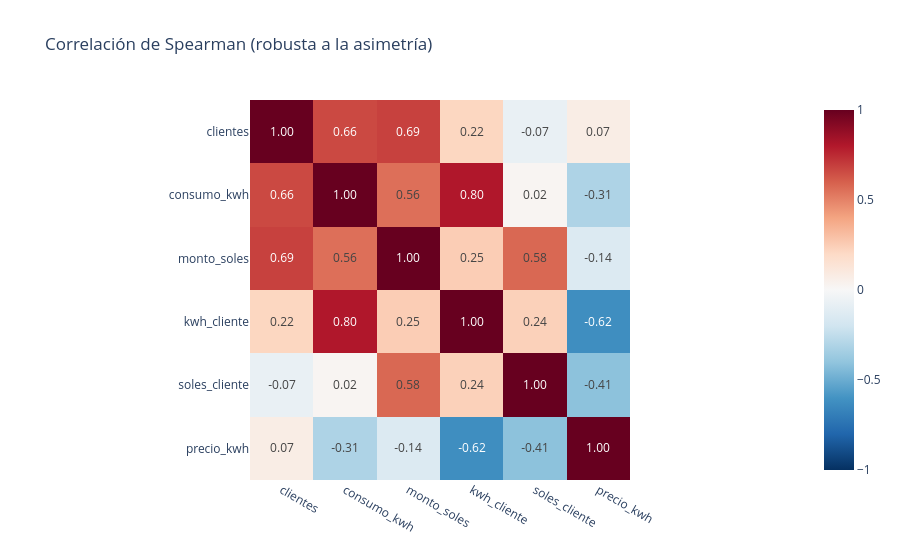

Source (notebook cell):
### Markdown cell above
## 6. Relaciones entre variables

### Code cell
corr_p = df[num].corr(method="pearson")
corr_s = df[num].corr(method="spearman")
fig = px.imshow(corr_s, text_auto=".2f", color_continuous_scale="RdBu_r", zmin=-1, zmax=1,
                title="Correlación de Spearman (robusta a la asimetría)")
fig.show()

### Figure 1 — Plotly figure (JSON) as saved in the notebook; plotly's stock layout.template omitted (floating-point values rounded to 4 significant figures)
{"data": [{"coloraxis": "coloraxis", "hovertemplate": "x: %{x}<br>y: %{y}<br>color: %{z}<extra></extra>", "name": "0", "texttemplate": "%{z:.2f}", "type": "heatmap", "x": ["clientes", "consumo_kwh", "monto_soles", "kwh_cliente", "soles_cliente", "precio_kwh"], "xaxis": "x", "y": ["clientes", "consumo_kwh", "monto_soles", "kwh_cliente", "soles_cliente", "precio_kwh"], "yaxis": "y", "z": [[1.0, 0.6633, 0.6856, 0.2162, -0.07446, 0.07478], [0.6633, 1.0, 0.5551, 0.8042, 0.02074, -0.3121], [0.6856, 0.5551, 1.0, 0.2521, 0.5773, -0.1399], [0.2162, 0.8042, 0.2521, 1.0, 0.2368, -0.6222], [-0.07446, 0.02074, 0.5773, 0.2368, 1.0, -0.4129], [0.07478, -0.3121, -0.1399, -0.6222, -0.4129, 1.0]]}], "layout": {"coloraxis": {"autocolorscale": false, "cmax": 1, "cmin": -1, "colorscale": [[0, "rgb(5,48,97)"], [0.1, "rgb(33,102,172)"], [0.2, "rgb(67,147,195)"], [0.3, "rgb(146,197,222)"], [0.4, "rgb(209,229,240)"], [0.5, "rgb(247,247,247)"], [0.6, "rgb(253,219,199)"], [0.7, "rgb(244,165,130)"], [0.8, "rgb(214,96,77)"], [0.9, "rgb(178,24,43)"], [1, "rgb(103,0,31)"]]}, "title": {"text": "Correlación de Spearman (robusta a la asimetría)"}, "xaxis": {"anchor": "y", "constrain": "domain", "domain": [0, 1], "scaleanchor": "y"}, "yaxis": {"anchor": "x", "autorange": "reversed", "constrain": "domain", "domain": [0, 1]}}}
